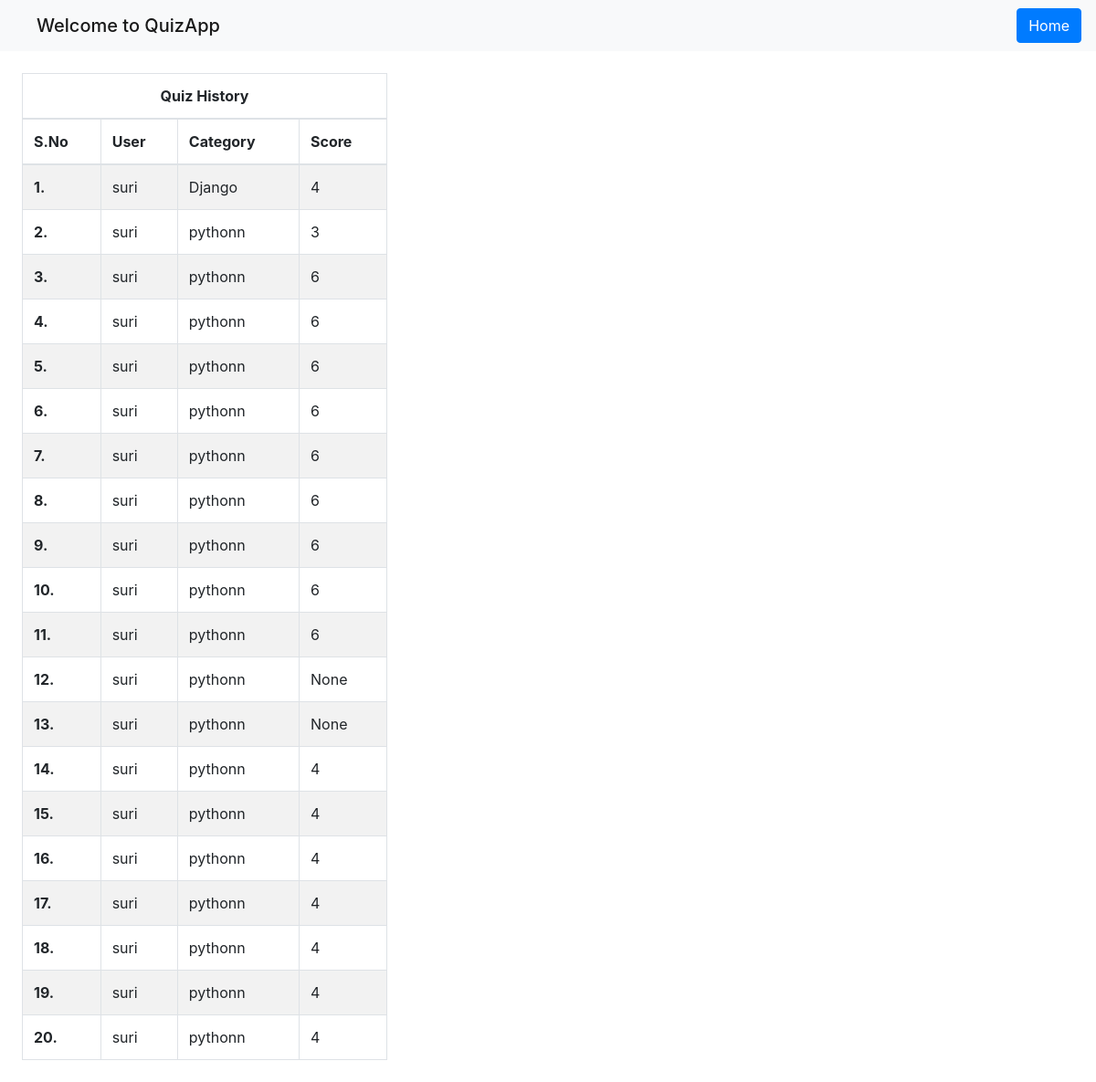
The page /userhistory/8/ (signed in) on the database its author committed.
### Users/models.py (models this page shows)
class Quiz(models.Model):
    owner = models.ForeignKey(QuizAppUser, on_delete=models.CASCADE)
    category = models.ForeignKey(Category, on_delete=models.CASCADE)
    score = models.CharField(max_length=10, null=True)

class QuizAppUser(AbstractUser):
    profile_image = models.ImageField(upload_to='media/',default='')

class Category(models.Model):
    name = models.CharField(max_length=30,blank=False,null=True)
    def __str__(self):
        return self.name

### Users/views.py (the view)
# urls.py: path('userhistory/<int:pk>/', views.userhistory, name='userhistory'),
def userhistory(request,pk):
    if request.session.has_key('user'):
        if request.method == 'POST':
            pass
        quizs = Quiz.objects.filter(owner=pk)
        return render(request, 'userhistory.html', {'quizs': quizs})
    return redirect('usepage')

### Users/templates/userhistory.html (shortened to what this page needs)
{% load static %}
<!DOCTYPE html>
<html>
<head>
	<link rel="stylesheet" type="text/css" href="{% static 'css/bootstrap.min.css' %}" >
</head>
<body>
	<nav class="navbar navbar-light bg-light">
  		<h2 class="navbar-brand mb-0 ml-4">Welcome to QuizApp</h2>
      <ul class="navbar-nav ml-auto">
        <ul class="navbar-nav">
            <li class="nav-item">
          <a class="btn btn-primary" href="/accounts/login/userpage/">Home <span class="sr-only">(current)</span></a>
        </li>
        </ul>
	</nav>
	<table class="table table-striped col-4 table-bordered m-4">
  <thead>
    <tr>
      <th class="text-center" colspan="4">Quiz History</th>
    </tr>
    <tr>
      <th scope="col">S.No</th>
      <th scope="col">User</th>
      <th scope="col">Category</th>
      <th scope="col">Score</th>
    </tr>
  </thead>
  <tbody>
    {% for quiz in quizs %}
    <tr>
      <th scope="row">{{forloop.counter}}.</th>
      <td>{{quiz.owner}}</td>
      <td>{{quiz.category}}</td>
      <td>{{quiz.score}}</td>
    </tr>
    {% endfor %}
</tbody>
</table>
</body>
</html>

### rows shown on the page
Quiz: owner "suri", category "Django", score "4"
Quiz: owner "suri", category "pythonn", score "3"
Quiz: owner "suri", category "pythonn", score "6"
Quiz: owner "suri", category "pythonn", score "6"
Quiz: owner "suri", category "pythonn", score "6"
Quiz: owner "suri", category "pythonn", score "6"
Quiz: owner "suri", category "pythonn", score "6"
Quiz: owner "suri", category "pythonn", score "6"
Quiz: owner "suri", category "pythonn", score "6"
Quiz: owner "suri", category "pythonn", score "6"
Quiz: owner "suri", category "pythonn", score "6"
Quiz: owner "suri", category "pythonn", score "None"
Quiz: owner "suri", category "pythonn", score "None"
Quiz: owner "suri", category "pythonn", score "4"
Quiz: owner "suri", category "pythonn", score "4"
Quiz: owner "suri", category "pythonn", score "4"
Quiz: owner "suri", category "pythonn", score "4"
Quiz: owner "suri", category "pythonn", score "4"
Quiz: owner "suri", category "pythonn", score "4"
Quiz: owner "suri", category "pythonn", score "4"
